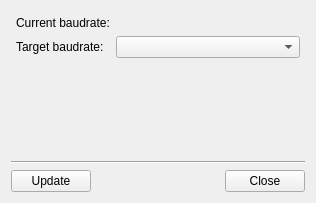
<?xml version="1.0" encoding="UTF-8"?>
<ui version="4.0">
 <class>BaudrateChangerHelperPlugin</class>
 <widget class="BaudrateChangerHelperPlugin" name="BaudrateChangerHelperPlugin">
  <property name="geometry">
   <rect>
    <x>0</x>
    <y>0</y>
    <width>316</width>
    <height>203</height>
   </rect>
  </property>
  <property name="windowTitle">
   <string>Baudrate Setting</string>
  </property>
  <layout class="QVBoxLayout" name="verticalLayout">
   <item>
    <layout class="QFormLayout" name="formLayout">
     <property name="leftMargin">
      <number>5</number>
     </property>
     <property name="topMargin">
      <number>5</number>
     </property>
     <property name="rightMargin">
      <number>5</number>
     </property>
     <property name="bottomMargin">
      <number>5</number>
     </property>
     <item row="0" column="0">
      <widget class="QLabel" name="label_2">
       <property name="text">
        <string>Current baudrate:</string>
       </property>
      </widget>
     </item>
     <item row="0" column="1">
      <widget class="QLabel" name="currentBaudrate">
       <property name="text">
        <string/>
       </property>
      </widget>
     </item>
     <item row="1" column="0">
      <widget class="QLabel" name="label">
       <property name="text">
        <string>Target baudrate:</string>
       </property>
      </widget>
     </item>
     <item row="1" column="1">
      <widget class="QComboBox" name="targetBaudrate"/>
     </item>
    </layout>
   </item>
   <item>
    <spacer name="verticalSpacer">
     <property name="orientation">
      <enum>Qt::Vertical</enum>
     </property>
     <property name="sizeHint" stdset="0">
      <size>
       <width>20</width>
       <height>40</height>
      </size>
     </property>
    </spacer>
   </item>
   <item>
    <widget class="Line" name="line">
     <property name="orientation">
      <enum>Qt::Horizontal</enum>
     </property>
    </widget>
   </item>
   <item>
    <layout class="QHBoxLayout" name="horizontalLayout">
     <item>
      <widget class="QPushButton" name="updateButton">
       <property name="text">
        <string>Update</string>
       </property>
      </widget>
     </item>
     <item>
      <spacer name="horizontalSpacer">
       <property name="orientation">
        <enum>Qt::Horizontal</enum>
       </property>
       <property name="sizeHint" stdset="0">
        <size>
         <width>40</width>
         <height>20</height>
        </size>
       </property>
      </spacer>
     </item>
     <item>
      <widget class="QPushButton" name="closeButton">
       <property name="text">
        <string>Close</string>
       </property>
      </widget>
     </item>
    </layout>
   </item>
  </layout>
 </widget>
 <customwidgets>
  <customwidget>
   <class>BaudrateChangerHelperPlugin</class>
   <extends>QWidget</extends>
   <header>baudratechangerhelperplugin.h</header>
   <container>1</container>
  </customwidget>
 </customwidgets>
 <resources/>
 <connections/>
</ui>
